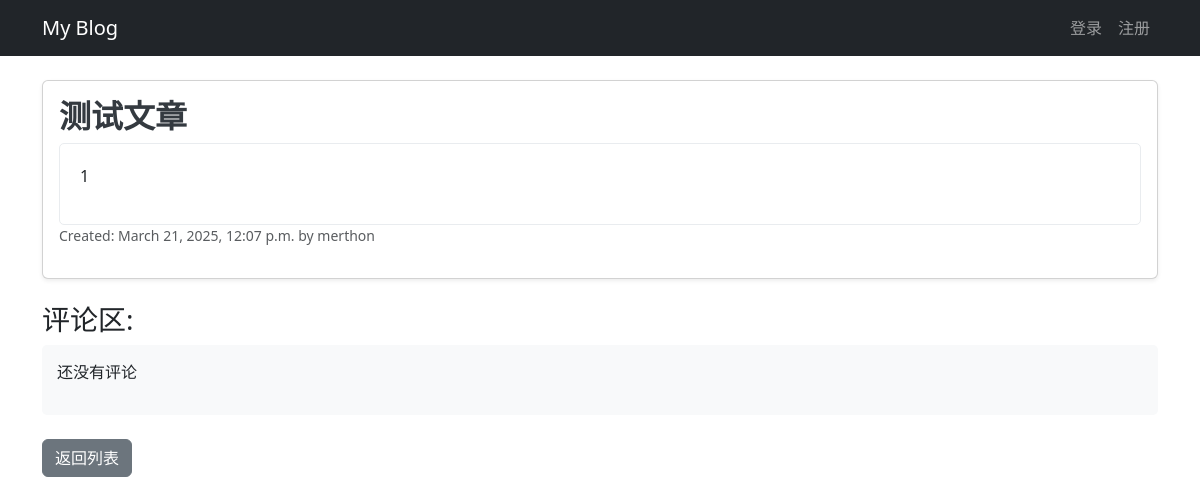
The app's page /posts/1/, older data.
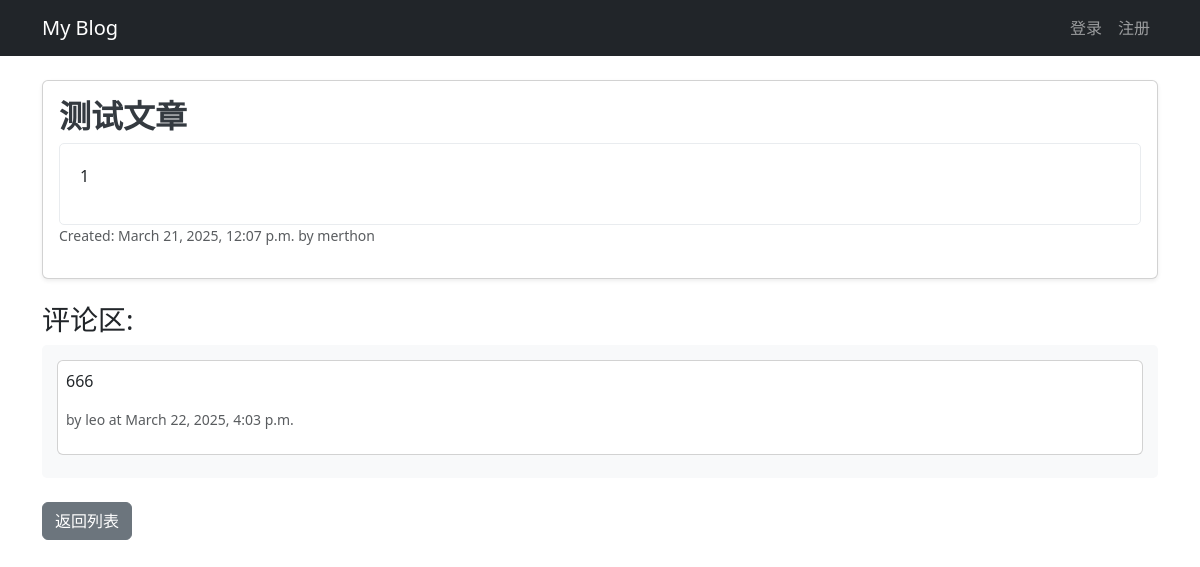
The same page, newer data.
### blog/models.py (models this page shows, shortened)
class Comment(models.Model):
    post = models.ForeignKey(Post, on_delete=models.CASCADE, related_name='comments')  # 关联到文章
    author = models.ForeignKey(User, on_delete=models.CASCADE)  # 评论者
    content = models.TextField()  # 评论内容
    created_at = models.DateTimeField(auto_now_add=True)  # 评论时间

### blog/views.py (the view, shortened to what this page needs)
# urls.py: path('<int:post_id>/', views.post_detail, name='post_detail'),  # 详情页路径
def post_detail(request, post_id):
    post = get_object_or_404(Post, id=post_id)
    post.content_html = markdown.markdown(post.content, extensions=['extra', 'fenced_code'])  # 支持表格和代码块
    comment_form = CommentForm()
    for comment in post.comments.all():
        comment.content_html = markdown.markdown(comment.content, extensions=['extra', 'fenced_code'])
    return render(request, 'blog/post_detail.html', {'post': post, 'comment_form': comment_form})

### blog/templates/blog/post_detail.html (shortened to what this page needs)
<!DOCTYPE html>
<html>
<head>
    <link href="https://cdn.jsdelivr.net/npm/bootstrap@5.3.0/dist/css/bootstrap.min.css" rel="stylesheet">
</head>
<body>
    <nav class="navbar navbar-expand-lg navbar-dark bg-dark">
        <div class="container">
            <a class="navbar-brand" href="{% url 'post_list' %}">My Blog</a>
            <div class="collapse navbar-collapse">
                <ul class="navbar-nav ms-auto">
                    {% if user.is_authenticated %}
                        <li class="nav-item">
                            <span class="nav-link">欢迎, {{ user.username }}!</span>
                        </li>
                        <li class="nav-item">
                            <a class="nav-link" href="{% url 'post_new' %}">新的文章</a>
                        </li>
                        <li class="nav-item">
                            <a class="nav-link" href="{% url 'logout' %}">登出</a>
                        </li>
                    {% else %}
                        <li class="nav-item">
                            <a class="nav-link" href="{% url 'login' %}">登录</a>
                        </li>
                        <li class="nav-item">
                            <a class="nav-link" href="{% url 'register' %}">注册</a>
                        </li>
                    {% endif %}
                </ul>
            </div>
        </div>
    </nav>
    <div class="container mt-4">
        <div class="card mb-4 shadow-sm">
            <div class="card-body">
                <h1 class="post-title fw-bold fs-2">{{ post.title }}</h1>
                <div class="post-content">{{ post.content_html|safe }}</div>
                <p class="text-muted small">Created: {{ post.created_at }} by {{ post.author }}</p>
            </div>
        </div>
        <h3>评论区:</h3>
        <div class="comment-box mb-4">
            {% for comment in post.comments.all %}
                <div class="card mb-2">
                    <div class="card-body p-2">
                        <p class="card-text">{{ comment.content }}</p>
                        <p class="text-muted small">by {{ comment.author }} at {{ comment.created_at }}</p>
                    </div>
                </div>
            {% empty %}
                <p>还没有评论</p>
            {% endfor %}
        </div>
        <a href="{% url 'post_list' %}" class="btn btn-secondary">返回列表</a>
    </div>
</body>
</html>

Row changes from the older to the newer data that the page shows:
added Comment: content "666", author "leo", created_at "March 22, 2025, 4:03 p.m."
Text that changed along with them:
text no longer shown: "还没有评论"
